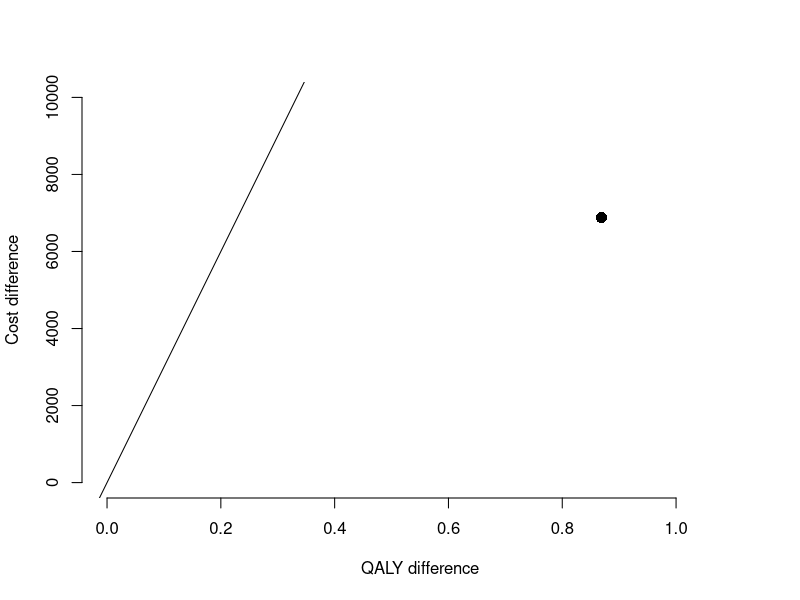
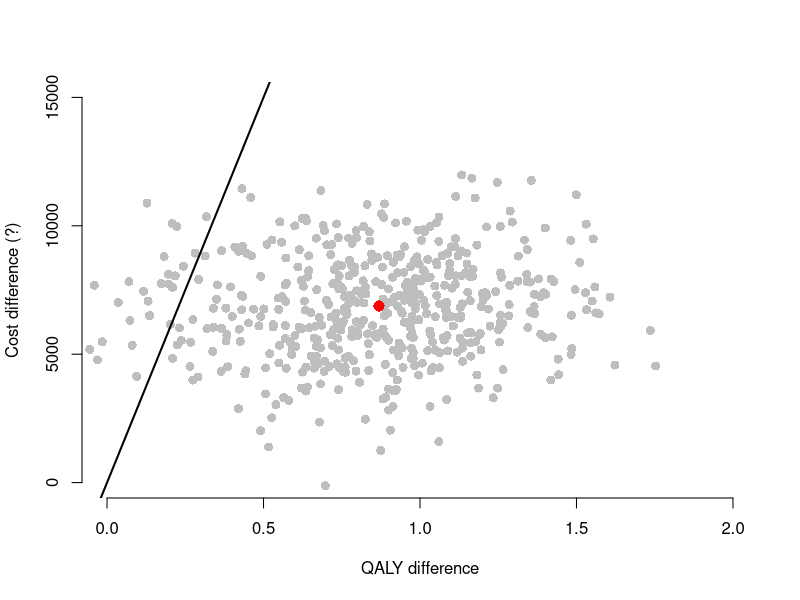

Write the R code that produced these figures, in order.
############################
# Markov model: real world #
############################

## model set-up ----

t_names <- c("without_drug", "with_drug")
n_treatments <- length(t_names)

s_names  <- c("Asymptomatic_disease", "Progressive_disease", "Dead")
n_states <- length(s_names)

n_pop <- 1000

n_cycles <- 46
Initial_age <- 55

cAsymp <- 500
cDeath <- 1000
cDrug <- 1000
cProg <- 3000
uAsymp <- 0.95
uProg <- 0.75
oDr <- 0.06
cDr <- 0.06
tpDcm <- 0.15

# cost of staying in state
state_c_matrix <-
  matrix(c(cAsymp, cProg, 0,
           cAsymp + cDrug, cProg, 0),
         byrow = TRUE,
         nrow = n_treatments,
         dimnames = list(t_names,
                         s_names))

# qaly when staying in state
state_q_matrix <-
  matrix(c(uAsymp, uProg, 0,
           uAsymp, uProg, 0),
         byrow = TRUE,
         nrow = n_treatments,
         dimnames = list(t_names,
                         s_names))

# cost of moving to a state
# same for both treatments
trans_c_matrix <-
  matrix(c(0, 0, 0,
           0, 0, cDeath,
           0, 0, 0),
         byrow = TRUE,
         nrow = n_states,
         dimnames = list(from = s_names,
                         to = s_names))

# Transition probabilities ---- 

# Transition probabilities
p_matrix <- array(data = 0,
                  dim = c(n_states, n_states, n_treatments),
                  dimnames = list(from = s_names,
                                  to = s_names,
                                  t_names))

# Store population output for each cycle 

# state populations
pop <- array(data = NA,
             dim = c(n_states, n_cycles, n_treatments),
             dimnames = list(state = s_names,
                             cycle = NULL,
                             treatment = t_names))

pop["Asymptomatic_disease", cycle = 1, ] <- n_pop
pop["Progressive_disease", cycle = 1, ] <- 0
pop["Dead", cycle = 1, ] <- 0

# _arrived_ state populations
trans <- array(data = NA,
               dim = c(n_states, n_cycles, n_treatments),
               dimnames = list(state = s_names,
                               cycle = NULL,
                               treatment = t_names))

trans[, cycle = 1, ] <- 0


# Sum costs and QALYs for each cycle at a time for each drug 

cycle_empty_array <-
  array(NA,
        dim = c(n_treatments, n_cycles),
        dimnames = list(treatment = t_names,
                        cycle = NULL))

cycle_state_costs <- cycle_trans_costs <- cycle_empty_array
cycle_costs <- cycle_QALYs <- cycle_empty_array
LE <- LYs <- cycle_empty_array    # life-expectancy; life-years
cycle_QALE <- cycle_empty_array   # qaly-adjusted life-years

total_costs <- setNames(c(NA, NA), t_names)
total_QALYs <- setNames(c(NA, NA), t_names)


# Time-dependent probability matrix ----

p_matrix_cycle <- function(p_matrix, age, cycle,
                           tpProg = 0.01,
                           tpDcm = 0.15,
                           effect = 0.5) {
  
  tpDn_lookup <-
    c("(34,44]" = 0.0017,
      "(44,54]" = 0.0044,
      "(54,64]" = 0.0138,
      "(64,74]" = 0.0379,
      "(74,84]" = 0.0912,
      "(84,100]" = 0.1958)
  
  age_grp <- cut(age, breaks = c(34,44,54,64,74,84,100))
  
  tpDn <- tpDn_lookup[age_grp]
  
  # Matrix containing transition probabilities for without_drug
  
  p_matrix["Asymptomatic_disease", "Progressive_disease", "without_drug"] <- tpProg*cycle
  
  p_matrix["Asymptomatic_disease", "Dead", "without_drug"] <- tpDn
  
  p_matrix["Asymptomatic_disease", "Asymptomatic_disease", "without_drug"] <- 1 - tpProg*cycle - tpDn
  
  p_matrix["Progressive_disease", "Dead", "without_drug"] <- tpDcm + tpDn
  
  p_matrix["Progressive_disease", "Progressive_disease", "without_drug"] <- 1 - tpDcm - tpDn
  
  p_matrix["Dead", "Dead", "without_drug"] <- 1
  
  # Matrix containing transition probabilities for with_drug
  
  p_matrix["Asymptomatic_disease", "Progressive_disease", "with_drug"] <- tpProg*(1 - effect)*cycle
  
  p_matrix["Asymptomatic_disease", "Dead", "with_drug"] <- tpDn
  
  p_matrix["Asymptomatic_disease", "Asymptomatic_disease", "with_drug"] <-
    1 - tpProg*(1 - effect)*cycle - tpDn
  
  p_matrix["Progressive_disease", "Dead", "with_drug"] <- tpDcm + tpDn
  
  p_matrix["Progressive_disease", "Progressive_disease", "with_drug"] <- 1 - tpDcm - tpDn
  
  p_matrix["Dead", "Dead", "with_drug"] <- 1
  
  return(p_matrix)
}



## Run model ----

for (i in 1:n_treatments) {
  
  age <- Initial_age
  
  for (j in 2:n_cycles) {
    
    p_matrix <- p_matrix_cycle(p_matrix, age, j - 1)
    
    pop[, cycle = j, treatment = i] <-
      pop[, cycle = j - 1, treatment = i] %*% p_matrix[, , treatment = i]
    
    trans[, cycle = j, treatment = i] <-
      pop[, cycle = j - 1, treatment = i] %*% (trans_c_matrix * p_matrix[, , treatment = i])
    
    age <- age + 1
  }
  
  cycle_state_costs[i, ] <-
    (state_c_matrix[treatment = i, ] %*% pop[, , treatment = i]) * 1/(1 + cDr)^(1:n_cycles - 1)
  
  # discounting at _previous_ cycle
  cycle_trans_costs[i, ] <-
    (c(1,1,1) %*% trans[, , treatment = i]) * 1/(1 + cDr)^(1:n_cycles - 2)
  
  cycle_costs[i, ] <- cycle_state_costs[i, ] + cycle_trans_costs[i, ]
  
  LE[i, ] <- c(1,1,0) %*% pop[, , treatment = i]
  
  LYs[i, ] <- LE[i, ] * 1/(1 + oDr)^(1:n_cycles - 1)
  
  cycle_QALE[i, ] <-
    state_q_matrix[treatment = i, ] %*% pop[, , treatment = i]
  
  cycle_QALYs[i, ] <- cycle_QALE[i, ] * 1/(1 + oDr)^(1:n_cycles - 1)
  
  total_costs[i] <- sum(cycle_costs[treatment = i, -1])
  total_QALYs[i] <- sum(cycle_QALYs[treatment = i, -1])
}


## Plot results ----

# Incremental costs and QALYs of with_drug vs to without_drug
c_incr <- total_costs["with_drug"] - total_costs["without_drug"]
q_incr <- total_QALYs["with_drug"] - total_QALYs["without_drug"]

# Incremental cost effectiveness ratio 
ICER <- c_incr/q_incr

plot(x = q_incr/n_pop, y = c_incr/n_pop,
     xlim = c(0, 1100/n_pop),
     ylim = c(0, 10e6/n_pop),
     pch = 16, cex = 1.5,
     xlab = "QALY difference",
     ylab = "Cost difference",
     frame.plot = FALSE)
abline(a = 0, b = 30000) # Willingness-to-pay threshold


#############################################
# Probability Sensitivity Analysis (PSA)

ce_markov <- function(start_pop,
                      p_matrix,
                      state_c_matrix,
                      trans_c_matrix,
                      state_q_matrix,
                      n_cycles = 46,
                      init_age = 55,
                      s_names = NULL,
                      t_names = NULL) {
  
  n_states <- length(start_pop)
  n_treat <- dim(p_matrix)[3]
  
  pop <- array(data = NA,
               dim = c(n_states, n_cycles, n_treat),
               dimnames = list(state = s_names,
                               cycle = NULL,
                               treatment = t_names))
  trans <- array(data = NA,
                 dim = c(n_states, n_cycles, n_treat),
                 dimnames = list(state = s_names,
                                 cycle = NULL,
                                 treatment = t_names))
  
  for (i in 1:n_states) {
    pop[i, cycle = 1, ] <- start_pop[i]
  }

  cycle_empty_array <-
    array(NA,
          dim = c(n_treat, n_cycles),
          dimnames = list(treatment = t_names,
                          cycle = NULL))
  
  cycle_state_costs <- cycle_trans_costs <- cycle_empty_array
  cycle_costs <- cycle_QALYs <- cycle_empty_array
  LE <- LYs <- cycle_empty_array    # life-expectancy; life-years
  cycle_QALE <- cycle_empty_array   # qaly-adjusted life-years
  
  total_costs <- setNames(rep(NA, n_treat), t_names)
  total_QALYs <- setNames(rep(NA, n_treat), t_names)
  
  for (i in 1:n_treat) {
    
    age <- init_age
    
    for (j in 2:n_cycles) {
      
      # difference from point estimate case
      # pass in functions for random sample
      # rather than fixed values
      p_matrix <- p_matrix_cycle(p_matrix, age, j - 1,
                                 tpProg = tpProg(),
                                 tpDcm = tpDcm(),
                                 effect = effect())
      
      # Matrix multiplication
      pop[, cycle = j, treatment = i] <-
        pop[, cycle = j - 1, treatment = i] %*% p_matrix[, , treatment = i]
      
      trans[, cycle = j, treatment = i] <-
        pop[, cycle = j - 1, treatment = i] %*% (trans_c_matrix * p_matrix[, , treatment = i])
      
      age <- age + 1
    }
    
    cycle_state_costs[i, ] <-
      (state_c_matrix[treatment = i, ] %*% pop[, , treatment = i]) * 1/(1 + cDr)^(1:n_cycles - 1)
    
    cycle_trans_costs[i, ] <-
      (c(1,1,1) %*% trans[, , treatment = i]) * 1/(1 + cDr)^(1:n_cycles - 2)
    
    cycle_costs[i, ] <- cycle_state_costs[i, ] + cycle_trans_costs[i, ]
    
    LE[i, ] <- c(1,1,0) %*% pop[, , treatment = i]
    
    LYs[i, ] <- LE[i, ] * 1/(1 + oDr)^(1:n_cycles - 1)
    
    cycle_QALE[i, ] <-
     state_q_matrix[treatment = i, ] %*%  pop[, , treatment = i]
    
    cycle_QALYs[i, ] <- cycle_QALE[i, ] * 1/(1 + oDr)^(1:n_cycles - 1)
    
    total_costs[i] <- sum(cycle_costs[treatment = i, -1])
    total_QALYs[i] <- sum(cycle_QALYs[treatment = i, -1])
  }
  
  list(pop = pop,
       cycle_costs = cycle_costs,
       cycle_QALYs = cycle_QALYs,
       total_costs = total_costs,
       total_QALYs = total_QALYs)
}


# replace point values with functions to random sample

cAsymp <- function() rnorm(1, 500, 127.55)
cDeath <- function() rnorm(1, 1000, 255.11)
cDrug  <- function() rnorm(1, 1000, 102.04)
cProg  <- function() rnorm(1, 3000, 510.21)
effect <- function() rnorm(1, 0.5, 0.051)
tpDcm  <- function() rbeta(1, 29, 167)
tpProg <- function() rbeta(1, 15, 1506)
uAsymp <- function() rbeta(1, 69, 4)
uProg  <- function() rbeta(1, 24, 8)


# Define cost and QALYs as functions

state_c_matrix <- function() {
  matrix(c(cAsymp(), cProg(), 0,            # without drug
           cAsymp() + cDrug(), cProg(), 0), # with drug
           byrow = TRUE,
           nrow = n_treatments,
           dimnames = list(t_names,
                           s_names))
}

state_q_matrix <- function() {
  matrix(c(uAsymp(), uProg(), 0,  # without drug
           uAsymp(), uProg(), 0), # with drug
         byrow = TRUE,
         nrow = n_treatments,
         dimnames = list(t_names,
                         s_names))
}

trans_c_matrix <- function() {
  matrix(c(0, 0, 0,         # Asymptomatic_disease
           0, 0, cDeath(),  # Progressive_disease
           0, 0, 0),        # Dead
         byrow = TRUE,
         nrow = n_states,
         dimnames = list(from = s_names,
                         to = s_names))
}


## Run PSA analysis ----

n_trials <- 500

costs <- matrix(NA, nrow = n_trials, ncol = n_treatments,
                dimnames = list(NULL, t_names))
qalys <- matrix(NA, nrow = n_trials, ncol = n_treatments,
                dimnames = list(NULL, t_names))

for (i in 1:n_trials) {
  ce_res <- ce_markov(start_pop = c(n_pop, 0, 0),
                      p_matrix,
                      state_c_matrix(),
                      trans_c_matrix(),
                      state_q_matrix())
  
  costs[i, ] <- ce_res$total_costs
  qalys[i, ] <- ce_res$total_QALYs
}


## Plot results ----

# incremental costs and QALYs of with_drug vs to without_drug
c_incr_psa <- costs[, "with_drug"] - costs[, "without_drug"]
q_incr_psa <- qalys[, "with_drug"] - qalys[, "without_drug"]

plot(x = q_incr_psa/n_pop, y = c_incr_psa/n_pop,
     xlim = c(0, 2),
     ylim = c(0, 15e3),
     pch = 16, cex = 1.2,
     col = "grey",
     xlab = "QALY difference",
     ylab = "Cost difference (?)",
     frame.plot = FALSE)
abline(a = 0, b = 30000, lwd = 2) # Willingness-to-pay threshold ?30,000/QALY

points(x = q_incr/n_pop, y = c_incr/n_pop,
       col = "red",
       pch = 16, cex = 1.5)

